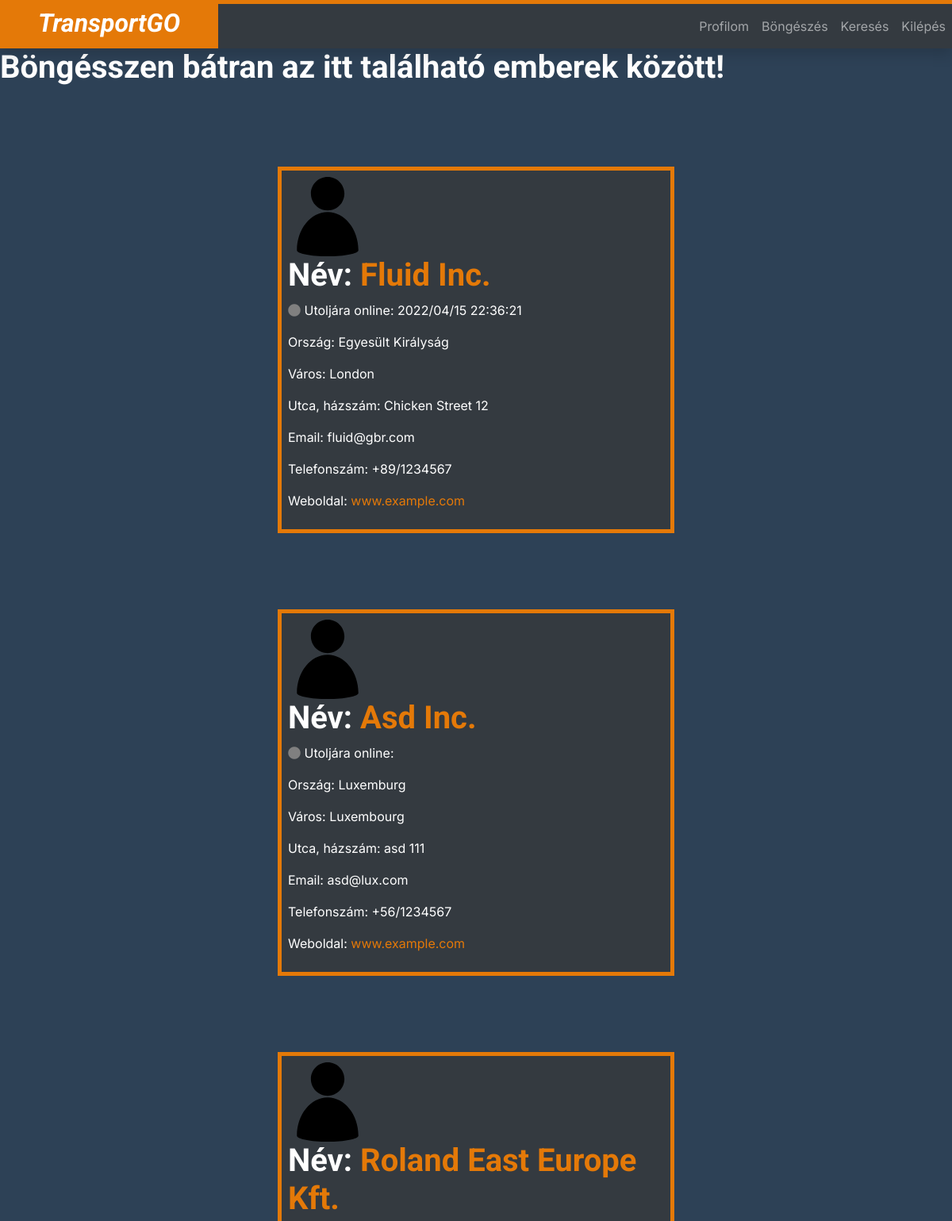
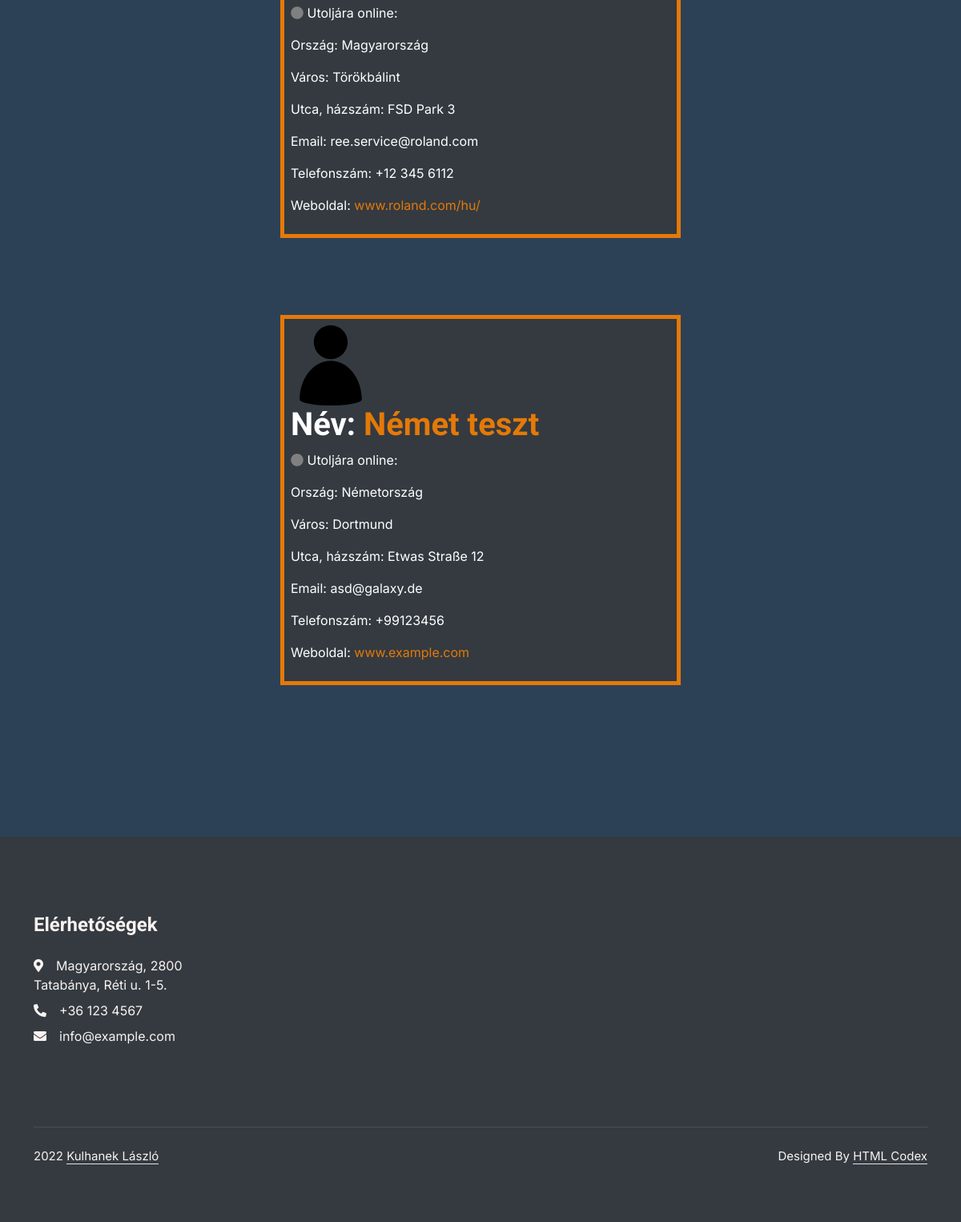
The page /index.php?page=browser (signed in) on the database its author committed (2 pictures, top to bottom).
### tables this page shows
CREATE TABLE `companies` (
  `compID` int(10) NOT NULL,
  `name` varchar(120) NOT NULL,
  `townID` int(10) NOT NULL,
  `street` varchar(120) NOT NULL,
  `houseNumber` varchar(10) NOT NULL,
  `email` varchar(120) NOT NULL,
  `phoneNumber` varchar(15) NOT NULL,
  `webpage` varchar(120) NOT NULL,
  `username` varchar(50) NOT NULL,
  `password` varchar(32) NOT NULL
);

CREATE TABLE `compstatus` (
  `id` int(10) NOT NULL,
  `date` datetime DEFAULT NULL
);

CREATE TABLE `countries` (
  `countryID` varchar(3) NOT NULL,
  `name` varchar(120) NOT NULL
);

### model/Company.php (called while the page is built, shortened)
<?php
class Company {
    private $compID;
    private $name;
    private $street;
    private $houseNumber;
    private $email;
    private $phoneNumber;
    private $webpage;
    public function set_user($id, $conn) {
        $sql = "SELECT compID, `name`, townID, street, houseNumber, email, phoneNumber, webpage, username, `password` FROM companies";
        $sql .= " WHERE compID = ".htmlspecialchars($id)." ";
        $result = $conn->query($sql);
        if ($conn->query($sql)) {
            if ($result->num_rows > 0) {
                $row = $result->fetch_assoc();
                $this->compID = $row['compID'];
                $this->name = $row['name'];
                $this->street = $row['street'];
                $this->houseNumber = $row['houseNumber'];
                $this->email = $row['email'];
                $this->phoneNumber = $row['phoneNumber'];
                $this->webpage = $row['webpage'];
            }
        }
    }
    public function get_id(){
        return $this->compID;
    }
    public function get_name(){
        return $this->name;
    }
    public function get_street(){
        return $this->street;
    }
    public function get_houseNumber(){
        return $this->houseNumber;
    }
    public function get_email(){
        return $this->email;
    }
    public function get_phone(){
        return $this->phoneNumber;
    }
    public function get_webpage(){
        return $this->webpage;
    }
    public function companiesList($conn) {
        $list = array();
        $sql = "SELECT compID FROM companies";
        if($result = $conn->query($sql)) {
            if ($result->num_rows > 0) {
				while($row = $result->fetch_assoc()) {
                    $list[] = $row['compID'];
                }
            }
        }
        return $list;
    }
}
?>

### includes/functions.inc.php (called while the page is built, shortened)
<?php
function getCompanyLastOnline($id,$conn){
    $sql = "SELECT id, `date` FROM compstatus WHERE id =".$id;
    if($result = $conn->query($sql)) {
        if ($result->num_rows == 1) {
            $row = $result->fetch_assoc();
            return $row['date'];
        }
    }
}
?>

### model/Country.php (called while the page is built, shortened)
<?php
class Country{
    private $name;
    public function set_country($id, $conn) {
        $sql = "SELECT countryID, name FROM countries";
        $sql .= " WHERE countryID LIKE '".htmlspecialchars($id)."' ";
        $result = $conn->query($sql);
        if ($conn->query($sql)) {
            if ($result->num_rows > 0) {
                $row = $result->fetch_assoc();
                $this->name = $row['name'];
            }
        }
    }
    public function get_name(){
        return $this->name;
    }
}
?>

### model/Town.php (called while the page is built, shortened)
<?php
class Town{
    private $name;
    public function set_town($id, $conn) {
        $sql = "SELECT townID, name, countryID FROM towns";
        $sql .= " WHERE townID LIKE '".htmlspecialchars($id)."' ";
        $result = $conn->query($sql);
        if ($conn->query($sql)) {
            if ($result->num_rows > 0) {
                $row = $result->fetch_assoc();
                $this->name = $row['name'];
            }
        }
    }
    public function get_name(){
        return $this->name;
    }
}
?>

### controller/browser.php (the view, shortened to what this page needs)
<?php
    include 'view/browser.php';
    echo '<div class="container mx-auto">';
    $driver = new Driver();
    $company = new Company();
    $country = new Country();
    $town = new Town();
    $nearList = array();
    if($_SESSION['type']=="driver"){
        $driver->set_user($_SESSION['id'], $conn);
        $town->set_town($driver->get_townID(),$conn);
        $country->set_country($town->get_country(),$conn);
        $online = getOnlineCompanies($conn);
        $status = "";
        foreach ($company->companiesList($conn) as $item){
            if(!in_array($item,$nearList)){
                $company->set_user($item,$conn);
                $town->set_town($company->get_townID(),$conn);
                $country->set_country($town->get_country(),$conn);
                if(in_array($item,$online)){
                    $status = "<p><i class='fas fa-circle online'></i> Jelenleg online</p>";
                }else{
                    $status = "<p><i class='fas fa-circle offline'></i> Utoljára online: ".str_replace("-","/",getCompanyLastOnline($company->get_id(),$conn))."</p>";
                }
                echo '<div class="row">';
                echo '<div class="mx-auto col-sm-6 my-5 result p-2 wow fadeInLeft">
                <img class="smallPic" src="img/default.svg" alt="Profilkép">
                    <h1>Név: <a href="index.php?page=profile&id='.$item.'" target="_blank">'.$company->get_name().'</a></h1>'.$status.'
                    <p>Ország: '.$country->get_name().'</p>
                    <p>Város: '.$town->get_name().'</p>
                    <p>Utca, házszám: '.$company->get_street().' '.$company->get_houseNumber().'</p>
                    <p>Email: '.$company->get_email().'</p>
                    <p>Telefonszám: '.$company->get_phone().'</p>
                    <p>Weboldal: <a href="https://'.$company->get_webpage().'" target="_blank">'.$company->get_webpage().'</a></p>
                </div>';
                echo '</div>';
            }
        }
    }else if($_SESSION['type']=="company"){
        $company->set_user($_SESSION['id'], $conn);
        $town->set_town($company->get_townID(),$conn);
        $country->set_country($town->get_country(),$conn);
        $online = getOnlineDrivers($conn);
        $sqlGetNear = 'SELECT driverID FROM drivers INNER JOIN towns ON towns.townID=drivers.townID WHERE countryID LIKE "'.$country->get_id().'"';
        if($result = $conn->query($sqlGetNear)) {
            if ($result->num_rows > 0) {
				while($row = $result->fetch_assoc()) {
                    $nearList[] = $row['driverID'];
                }
            }
        }
        foreach($nearList as $item){
            $driver->set_user($item,$conn);
            if(in_array($driver->get_id(),$admins)){
                continue;
            }
            $town->set_town($driver->get_townID(),$conn);
            $country->set_country($town->get_country(),$conn);
            if(in_array($item,$online)){
                $status = "<p><i class='fas fa-circle online'></i> Jelenleg online</p>";
            }else{
                $status = "<p><i class='fas fa-circle offline'></i> Utoljára online: ".str_replace("-","/",getDriverLastOnline($driver->get_id(),$conn))."</p>";
            }
            echo '<div class="row">';
            echo '<div class="mx-auto col-sm-6 my-5 result p-2 wow fadeInLeft">
                <img class="smallPic" src="img/default.svg" alt="Profilkép">
                <h1>Név: <a href="index.php?page=profile&id='.$item.'" target="_blank">'.$driver->get_lastname().' '.str_replace("-","/",$driver->get_firstname()).'</a></h1>'.$status.'
                <p>Ország: '.$country->get_name().'</p>
                <p>Város: '.$town->get_name().'</p>
                <p>Utca, házszám: '.$driver->get_street().' '.$driver->get_houseNumber().'</p>
                <p>Email: '.$driver->get_email().'</p>
                <p>Telefonszám: '.$driver->get_phone().'</p>
            </div>';
            echo '</div>';
        }
        foreach ($driver->driversList($conn) as $item){
            if(!in_array($item,$nearList)){
                $driver->set_user($item,$conn);
                if(in_array($driver->get_id(),$admins)){
                    continue;
                }
                $town->set_town($driver->get_townID(),$conn);
                $country->set_country($town->get_country(),$conn);
                if(in_array($item,$online)){
                    $status = "<p><i class='fas fa-circle offline'></i> Jelenleg online</p>";
                }else{
                    $status = "<p><i class='fas fa-circle offline'></i> Utoljára online: ".str_replace("-","/",getDriverLastOnline($driver->get_id(),$conn))."</p>";
                }
                echo '<div class="row">';
                echo '<div class="mx-auto col-sm-6 my-5 result p-2 wow fadeInLeft">
                    <img class="smallPic" src="img/default.svg" alt="Profilkép">
                    <h1>Név: <a href="index.php?page=profile&id='.$item.'" target="_blank">'.$driver->get_lastname().' '.str_replace("-","/",$driver->get_firstname()).'</a></h1>'.$status.'
                    <p>Ország: '.$country->get_name().'</p>
                    <p>Város: '.$town->get_name().'</p>
                    <p>Utca, házszám: '.$driver->get_street().' '.$driver->get_houseNumber().'</p>
                    <p>Email: '.$driver->get_email().'</p>
                    <p>Telefonszám: '.$driver->get_phone().'</p>
                </div>';
                echo '</div>';
            }
        }
    }
    echo '</div>';
?>

### css/style.css (style rules this page uses)
.smallPic { height: 100px; width: 100px; }
.result { border: 5px solid #e47908; width: 500px; background-color: #343A40; }
:root { --primary: #e47908; --secondary: #51CFED; --light: #F8F2F0; --dark: #060315; }
.container { padding-top: 45px; padding-bottom: 45px; }
body { background-color: #2d4156 !important; color: white !important; }
h1, h2, h3, h4, h5, h6 { color: white !important; }
.result a { color:#e47908 !important; }
.offline { color: gray; }

### rows shown on the page
companies: name "Fluid Inc.", compID.date "2022/04/15 22:36:21", countries.name "Egyesült Királyság", name "London", street "Chicken Street", houseNumber "12", email "fluid@gbr.com", phoneNumber "+89/1234567", webpage "www.example.com"
companies: name "Asd Inc.", countries.name "Luxemburg", name "Luxembourg", street "asd", houseNumber "111", email "asd@lux.com", phoneNumber "+56/1234567", webpage "www.example.com"
companies: name "Roland East Europe Kft.", countries.name "Magyarország", name "Törökbálint", street "FSD Park", houseNumber "3", email "ree.service@roland.com", phoneNumber "+12 345 6112", webpage "www.roland.com/hu/"
companies: name "Német teszt", countries.name "Németország", name "Dortmund", street "Etwas Straße", houseNumber "12", email "asd@galaxy.de", phoneNumber "+99123456", webpage "www.example.com"

### other values the page prints
$value "Profilom"
$value "Böngészés"
$value "Keresés"
